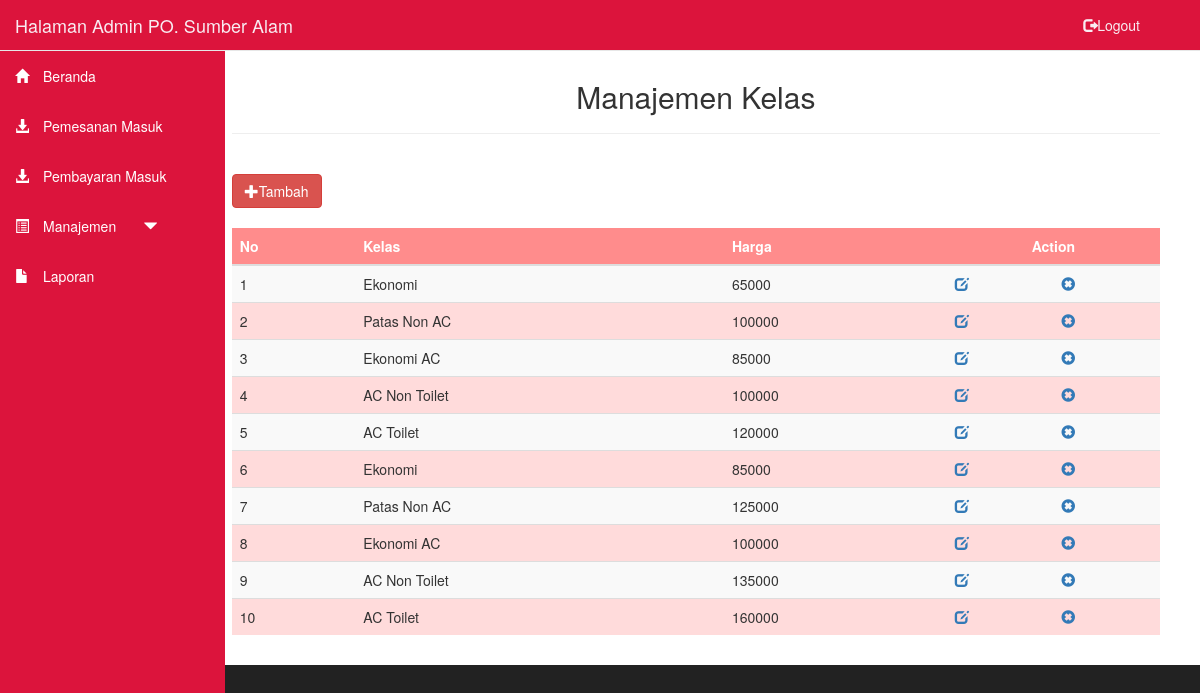
Page /admin/admin.php?halaman=manajemen_bus (signed in) on the committed database.
### tables this page shows
CREATE TABLE `bus` (
  `id_bus` int(20) NOT NULL,
  `kelas` varchar(25) NOT NULL,
  `harga` varchar(20) NOT NULL,
  `id_berangkat` int(20) NOT NULL
);

### admin/info_bus.php (the view, shortened to what this page needs)
<div class="row">
	<div class="col-md-12">
		<h2><p><center>Manajemen Kelas</center></p></h2>
		<hr>
		<br>
		<button type="button" class="btn btn-danger" data-toggle="modal" data-target="#myModal"><span class="glyphicon glyphicon-plus"></span>Tambah</button>
		<br><br>
		<form class="form-horizontal">
			<table class="table table-striped">
				<thead>
					<tr>
						<th>No</th>
						<th>Kelas</th>
						<th>Harga</th>
						<th colspan="2"><center>Action</center></th>
					</tr>
				</thead>
				<tbody>
					<?php
						include '../config/koneksi.php';
						$query = mysqli_query($conn, "SELECT id_bus, kelas, harga FROM bus")or die(mysqli_error());
										if(mysqli_num_rows($query) == 0){
											echo '<tr><td colspan="5" align="center">Tidak ada data!</td></tr>';
										}
											else
										{
											$no = 1;
											while($data = mysqli_fetch_array($query)){
						 						echo '<tr>';
												echo '<td>'.$no.'</td>';
												echo '<td>'.$data['kelas'].'</td>';
												echo '<td>'.$data['harga'].'</td>';
												echo '<td><a href=admin.php?halaman=edit_bus&&id_bus='.$data['id_bus'].'><span class="glyphicon glyphicon-edit"></a></td>';
												echo '<td><a href=../config/delete_bus.php?id_bus='.$data['id_bus'].'><span class="glyphicon glyphicon-remove-sign"></span></a></td>';
												echo '</tr>';
												$no++;
											}
										}
								?>
				</tbody>
			</table>
		</form>
	</div>
</div>

### admin/admin.php (shortened to what this page needs)
<?php
	include '../config/koneksi.php';
	if(isset($_GET['halaman'])) $halaman = $_GET['halaman'];
	    else $halaman = "index";
?>
<!DOCTYPE html>
<html>
<head>
	<link rel="stylesheet" type="text/css" href="../bootstrap/css/bootstrap.min.css">
	<link rel="stylesheet" type="text/css" href="../font-awesome/css/font-awesome.min.css">
	<link rel="stylesheet" type="text/css" href="../bootstrap/css/sb-admin.css">
	<link rel="stylesheet" type="text/css" href="../font-awesome/css/font-awesome.min.css">
</head>
<body>
	<div class="wrapper">
		<nav class="navbar navbar-default navbar-fixed-top" rol="navigation" style="background: #DC143C">
			<div class="navbar-header">
			    <a class="navbar-brand" style="color: #f9ecf2">Halaman Admin PO. Sumber Alam</a>
			</div>
			<ul class="nav navbar-nav navbar-right">
			    <li>
			        <a href="../config/proses_logout.php" style="color: #f9ecf2"><span class="glyphicon glyphicon-log-out"></span>Logout</a>
			    </li>
			    <li>
			    	<a href=""></a>
			    </li>
			    <li>
			    	<a href=""></a>
			    </li>
			</ul>
			<div class="collapse navbar-collapse navbar-ex1-collapse">
				<ul class="nav navbar-nav side-nav" style="background: #DC143C">
					<li>
						<a href="admin.php?halaman=awal" style="color: #FFFFFF"><span class="glyphicon glyphicon-home">&nbsp;</span>Beranda</a>
					</li>
					<li>
						<a href="admin.php?halaman=pesan_masuk" style="color: #FFFFFF"><span class="glyphicon glyphicon-download-alt">&nbsp;</span>Pemesanan Masuk</a>
					</li>
					<li>
						<a href="admin.php?halaman=bukti_bayar" style="color: #FFFFFF"><span class="glyphicon glyphicon-download-alt">&nbsp;</span>Pembayaran Masuk</a>
					</li>
					<li>
						<a href="javascript:;" data-toggle="collapse" data-target="#demo" style="color: #FFFFFF"><span class="glyphicon glyphicon-list-alt">&nbsp;</span>Manajemen &nbsp;&nbsp;&nbsp;&nbsp;&nbsp;&nbsp;<span class="glyphicon glyphicon-triangle-bottom"></span></a>
					</li>
					<li>
						<a href="admin.php?halaman=laporan" style="color: #FFFFFF"><span class="glyphicon glyphicon-file">&nbsp;</span>Laporan</a>
					</li>
				</ul>
			</div>
		</nav>
		<div id="page-wrapper">
			<div class="container-fluid">
				<div class="col-md-2">
				</div>
				<div class="col-md-10">
					<?php
						if ($halaman=='awal')
							include 'awal.php';
						elseif ($halaman=='pesan_masuk')
							include 'pesanan_masuk.php';
						elseif ($halaman=='bukti_bayar')
							include 'pembayaran_masuk.php';
						elseif ($halaman=='manajemen_user')
							include 'info_user.php';
						elseif ($halaman=='manajemen_trayek')
							include 'info_trayek.php';
						elseif ($halaman=='manajemen_bus')
							include 'info_bus.php';
						elseif ($halaman=='manajemen_berangkat')
							include 'info_keberangkatan.php';
						elseif ($halaman=='manajemen_pembayaran')
							include 'info_pembayaran.php';
						elseif ($halaman=='konfirmasi')
							include 'konfirmasi.php';
						elseif ($halaman=='laporan')
							include 'laporan.php';
						elseif ($halaman=='edit_user')
							include 'edit_user.php';
						elseif ($halaman=='edit_info')
							include 'edit_info.php';
						elseif ($halaman=='edit_bus')
							include 'edit_bus.php';
						elseif ($halaman=='edit_berangkat')
							include 'edit_berangkat.php';
						elseif ($halaman=='edit_pembayaran')
							include 'edit_pembayaran.php';
					?>
				</div>
			</div>
		</div>
	</div>
</body>
</html>

### admin/info_bus.php (style rules this page uses)
table { border-collapse: collapse; width: 100%; }
th, td { text-align: left; padding: 8px; }
tr:nth-child(even) { background-color: #ffdbdb }
th { background-color: #ff8c8c; color: white; }

### rows in the picture
bus: kelas "Ekonomi", harga "65000"
bus: kelas "Patas Non AC", harga "100000"
bus: kelas "Ekonomi AC", harga "85000"
bus: kelas "AC Non Toilet", harga "100000"
bus: kelas "AC Toilet", harga "120000"
bus: kelas "Ekonomi", harga "85000"
bus: kelas "Patas Non AC", harga "125000"
bus: kelas "Ekonomi AC", harga "100000"
bus: kelas "AC Non Toilet", harga "135000"
bus: kelas "AC Toilet", harga "160000"
